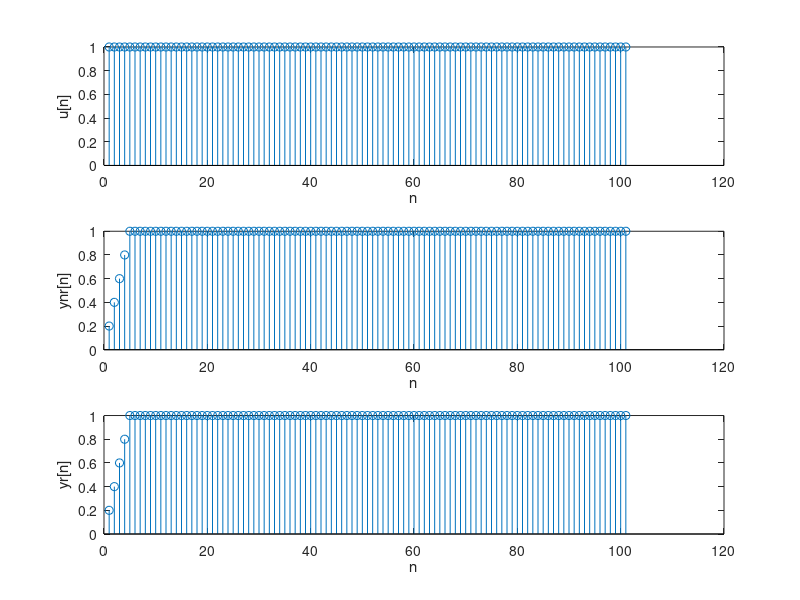

Write the MATLAB code that produced this figure.
% ch02/tutorial_problem_18.m

y_nr = filter(ones(1, 5) / 5, 1, ones(1, 101));
y_r = filter([1 0 0 0 0 -1] / 5, [1 -1], ones(1, 101));

subplot(311); stem(ones(1, 101)); xlabel('n'); ylabel('u[n]');
subplot(312); stem(y_nr); xlabel('n'); ylabel('ynr[n]');
subplot(313); stem(y_r); xlabel('n'); ylabel('yr[n]');
